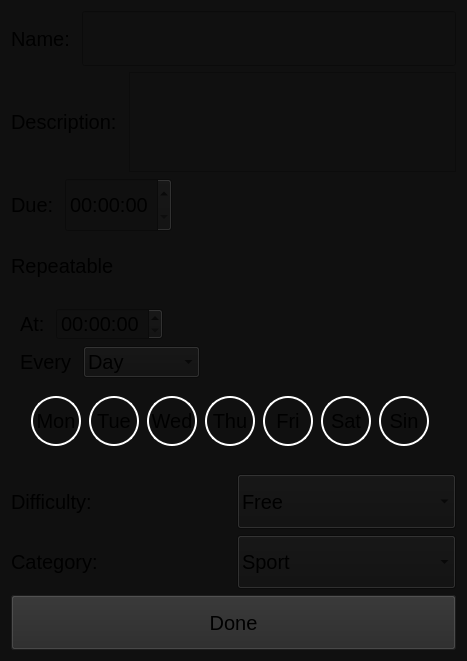
<?xml version="1.0" encoding="UTF-8"?>
<ui version="4.0">
 <class>add_task_popup</class>
 <widget class="QWidget" name="add_task_popup">
  <property name="geometry">
   <rect>
    <x>0</x>
    <y>0</y>
    <width>467</width>
    <height>661</height>
   </rect>
  </property>
  <property name="sizePolicy">
   <sizepolicy hsizetype="Fixed" vsizetype="Preferred">
    <horstretch>0</horstretch>
    <verstretch>0</verstretch>
   </sizepolicy>
  </property>
  <property name="minimumSize">
   <size>
    <width>0</width>
    <height>0</height>
   </size>
  </property>
  <property name="maximumSize">
   <size>
    <width>467</width>
    <height>16000</height>
   </size>
  </property>
  <property name="windowTitle">
   <string>Form</string>
  </property>
  <property name="styleSheet">
   <string notr="true">
background-color: rgb(16,16,16);</string>
  </property>
  <layout class="QVBoxLayout" name="verticalLayout_2" stretch="1,1,1,1,1,1,1,1">
   <item>
    <layout class="QHBoxLayout" name="name_layout">
     <item>
      <widget class="QLabel" name="name_label">
       <property name="sizePolicy">
        <sizepolicy hsizetype="Fixed" vsizetype="Minimum">
         <horstretch>0</horstretch>
         <verstretch>0</verstretch>
        </sizepolicy>
       </property>
       <property name="font">
        <font>
         <pointsize>15</pointsize>
        </font>
       </property>
       <property name="text">
        <string>Name: </string>
       </property>
      </widget>
     </item>
     <item>
      <widget class="QLineEdit" name="name_edit">
       <property name="sizePolicy">
        <sizepolicy hsizetype="Expanding" vsizetype="Minimum">
         <horstretch>0</horstretch>
         <verstretch>0</verstretch>
        </sizepolicy>
       </property>
       <property name="font">
        <font>
         <pointsize>15</pointsize>
        </font>
       </property>
      </widget>
     </item>
    </layout>
   </item>
   <item>
    <layout class="QHBoxLayout" name="description_layout">
     <item>
      <widget class="QLabel" name="description_label">
       <property name="sizePolicy">
        <sizepolicy hsizetype="Preferred" vsizetype="Minimum">
         <horstretch>0</horstretch>
         <verstretch>0</verstretch>
        </sizepolicy>
       </property>
       <property name="font">
        <font>
         <pointsize>15</pointsize>
        </font>
       </property>
       <property name="text">
        <string>Description: </string>
       </property>
      </widget>
     </item>
     <item>
      <widget class="QTextEdit" name="description_edit">
       <property name="sizePolicy">
        <sizepolicy hsizetype="Expanding" vsizetype="Minimum">
         <horstretch>0</horstretch>
         <verstretch>0</verstretch>
        </sizepolicy>
       </property>
       <property name="maximumSize">
        <size>
         <width>16777215</width>
         <height>100</height>
        </size>
       </property>
       <property name="font">
        <font>
         <pointsize>15</pointsize>
        </font>
       </property>
      </widget>
     </item>
    </layout>
   </item>
   <item>
    <layout class="QHBoxLayout" name="due_layout">
     <item>
      <widget class="QLabel" name="due_label">
       <property name="sizePolicy">
        <sizepolicy hsizetype="Preferred" vsizetype="Minimum">
         <horstretch>0</horstretch>
         <verstretch>0</verstretch>
        </sizepolicy>
       </property>
       <property name="font">
        <font>
         <pointsize>15</pointsize>
        </font>
       </property>
       <property name="text">
        <string>Due: </string>
       </property>
      </widget>
     </item>
     <item>
      <widget class="QTimeEdit" name="timeEdit">
       <property name="sizePolicy">
        <sizepolicy hsizetype="Minimum" vsizetype="Minimum">
         <horstretch>0</horstretch>
         <verstretch>0</verstretch>
        </sizepolicy>
       </property>
       <property name="font">
        <font>
         <pointsize>15</pointsize>
        </font>
       </property>
      </widget>
     </item>
     <item>
      <spacer name="horizontalSpacer_3">
       <property name="sizePolicy">
        <sizepolicy hsizetype="Expanding" vsizetype="Minimum">
         <horstretch>0</horstretch>
         <verstretch>0</verstretch>
        </sizepolicy>
       </property>
       <property name="font">
        <font>
         <pointsize>15</pointsize>
        </font>
       </property>
       <property name="orientation">
        <enum>Qt::Orientation::Horizontal</enum>
       </property>
       <property name="sizeHint" stdset="0">
        <size>
         <width>40</width>
         <height>20</height>
        </size>
       </property>
      </spacer>
     </item>
    </layout>
   </item>
   <item>
    <layout class="QHBoxLayout" name="repeatable_layout">
     <item>
      <widget class="QLabel" name="repeatable_label">
       <property name="sizePolicy">
        <sizepolicy hsizetype="Preferred" vsizetype="Minimum">
         <horstretch>0</horstretch>
         <verstretch>0</verstretch>
        </sizepolicy>
       </property>
       <property name="font">
        <font>
         <pointsize>15</pointsize>
        </font>
       </property>
       <property name="text">
        <string>Repeatable</string>
       </property>
      </widget>
     </item>
     <item>
      <widget class="QWidget" name="rep_switch" native="true">
       <property name="sizePolicy">
        <sizepolicy hsizetype="Preferred" vsizetype="Minimum">
         <horstretch>0</horstretch>
         <verstretch>0</verstretch>
        </sizepolicy>
       </property>
       <property name="font">
        <font>
         <pointsize>15</pointsize>
        </font>
       </property>
      </widget>
     </item>
     <item>
      <spacer name="horizontalSpacer_2">
       <property name="sizePolicy">
        <sizepolicy hsizetype="Expanding" vsizetype="Minimum">
         <horstretch>0</horstretch>
         <verstretch>0</verstretch>
        </sizepolicy>
       </property>
       <property name="font">
        <font>
         <pointsize>15</pointsize>
        </font>
       </property>
       <property name="orientation">
        <enum>Qt::Orientation::Horizontal</enum>
       </property>
       <property name="sizeHint" stdset="0">
        <size>
         <width>40</width>
         <height>20</height>
        </size>
       </property>
      </spacer>
     </item>
    </layout>
   </item>
   <item>
    <widget class="QWidget" name="repeatable_widget" native="true">
     <property name="enabled">
      <bool>true</bool>
     </property>
     <property name="sizePolicy">
      <sizepolicy hsizetype="Preferred" vsizetype="Minimum">
       <horstretch>0</horstretch>
       <verstretch>0</verstretch>
      </sizepolicy>
     </property>
     <property name="font">
      <font>
       <pointsize>15</pointsize>
      </font>
     </property>
     <layout class="QVBoxLayout" name="verticalLayout">
      <item>
       <layout class="QHBoxLayout" name="at_layout">
        <item>
         <widget class="QLabel" name="at_layout_2">
          <property name="sizePolicy">
           <sizepolicy hsizetype="Preferred" vsizetype="Minimum">
            <horstretch>0</horstretch>
            <verstretch>0</verstretch>
           </sizepolicy>
          </property>
          <property name="font">
           <font>
            <pointsize>15</pointsize>
           </font>
          </property>
          <property name="text">
           <string>At: </string>
          </property>
         </widget>
        </item>
        <item>
         <widget class="QTimeEdit" name="at_timeedit">
          <property name="sizePolicy">
           <sizepolicy hsizetype="Minimum" vsizetype="Minimum">
            <horstretch>0</horstretch>
            <verstretch>0</verstretch>
           </sizepolicy>
          </property>
          <property name="maximumSize">
           <size>
            <width>200</width>
            <height>16777215</height>
           </size>
          </property>
          <property name="font">
           <font>
            <pointsize>15</pointsize>
           </font>
          </property>
         </widget>
        </item>
        <item>
         <spacer name="horizontalSpacer">
          <property name="sizePolicy">
           <sizepolicy hsizetype="Expanding" vsizetype="Minimum">
            <horstretch>0</horstretch>
            <verstretch>0</verstretch>
           </sizepolicy>
          </property>
          <property name="font">
           <font>
            <pointsize>15</pointsize>
           </font>
          </property>
          <property name="orientation">
           <enum>Qt::Orientation::Horizontal</enum>
          </property>
          <property name="sizeHint" stdset="0">
           <size>
            <width>40</width>
            <height>20</height>
           </size>
          </property>
         </spacer>
        </item>
       </layout>
      </item>
      <item>
       <layout class="QHBoxLayout" name="evety_layout">
        <item>
         <widget class="QLabel" name="every_label">
          <property name="sizePolicy">
           <sizepolicy hsizetype="Preferred" vsizetype="Minimum">
            <horstretch>0</horstretch>
            <verstretch>0</verstretch>
           </sizepolicy>
          </property>
          <property name="maximumSize">
           <size>
            <width>200</width>
            <height>16777215</height>
           </size>
          </property>
          <property name="font">
           <font>
            <pointsize>15</pointsize>
           </font>
          </property>
          <property name="text">
           <string>Every </string>
          </property>
         </widget>
        </item>
        <item>
         <widget class="QComboBox" name="every_box">
          <property name="sizePolicy">
           <sizepolicy hsizetype="Preferred" vsizetype="Minimum">
            <horstretch>0</horstretch>
            <verstretch>0</verstretch>
           </sizepolicy>
          </property>
          <property name="maximumSize">
           <size>
            <width>16777215</width>
            <height>16777215</height>
           </size>
          </property>
          <property name="font">
           <font>
            <pointsize>15</pointsize>
           </font>
          </property>
          <item>
           <property name="text">
            <string>Day</string>
           </property>
          </item>
          <item>
           <property name="text">
            <string>Few Days</string>
           </property>
          </item>
          <item>
           <property name="text">
            <string>Week</string>
           </property>
          </item>
          <item>
           <property name="text">
            <string>Mounth</string>
           </property>
          </item>
          <item>
           <property name="text">
            <string>Year</string>
           </property>
          </item>
         </widget>
        </item>
        <item>
         <spacer name="horizontalSpacer_4">
          <property name="sizePolicy">
           <sizepolicy hsizetype="Expanding" vsizetype="Minimum">
            <horstretch>0</horstretch>
            <verstretch>0</verstretch>
           </sizepolicy>
          </property>
          <property name="font">
           <font>
            <pointsize>15</pointsize>
           </font>
          </property>
          <property name="orientation">
           <enum>Qt::Orientation::Horizontal</enum>
          </property>
          <property name="sizeHint" stdset="0">
           <size>
            <width>40</width>
            <height>20</height>
           </size>
          </property>
         </spacer>
        </item>
       </layout>
      </item>
      <item>
       <widget class="QStackedWidget" name="every_stack">
        <property name="sizePolicy">
         <sizepolicy hsizetype="Preferred" vsizetype="Minimum">
          <horstretch>0</horstretch>
          <verstretch>0</verstretch>
         </sizepolicy>
        </property>
        <property name="minimumSize">
         <size>
          <width>0</width>
          <height>75</height>
         </size>
        </property>
        <property name="maximumSize">
         <size>
          <width>16777215</width>
          <height>16777215</height>
         </size>
        </property>
        <property name="font">
         <font>
          <pointsize>15</pointsize>
         </font>
        </property>
        <property name="styleSheet">
         <string notr="true">QPushButton{
background-color: rgba(255, 255, 255, 0);
border: 2px solid white;
border-radius: 25px;
}</string>
        </property>
        <property name="currentIndex">
         <number>2</number>
        </property>
        <widget class="QWidget" name="day">
         <property name="minimumSize">
          <size>
           <width>1</width>
           <height>0</height>
          </size>
         </property>
         <property name="maximumSize">
          <size>
           <width>16777215</width>
           <height>1</height>
          </size>
         </property>
         <layout class="QHBoxLayout" name="horizontalLayout_3"/>
        </widget>
        <widget class="QWidget" name="few_days">
         <layout class="QHBoxLayout" name="horizontalLayout_2">
          <item>
           <widget class="QLabel" name="few_days_label">
            <property name="sizePolicy">
             <sizepolicy hsizetype="Preferred" vsizetype="Minimum">
              <horstretch>0</horstretch>
              <verstretch>0</verstretch>
             </sizepolicy>
            </property>
            <property name="font">
             <font>
              <pointsize>15</pointsize>
             </font>
            </property>
            <property name="text">
             <string>How many days? </string>
            </property>
           </widget>
          </item>
          <item>
           <widget class="QLineEdit" name="few_days_edit">
            <property name="sizePolicy">
             <sizepolicy hsizetype="Expanding" vsizetype="Minimum">
              <horstretch>0</horstretch>
              <verstretch>0</verstretch>
             </sizepolicy>
            </property>
            <property name="font">
             <font>
              <pointsize>15</pointsize>
             </font>
            </property>
           </widget>
          </item>
         </layout>
        </widget>
        <widget class="QWidget" name="week">
         <layout class="QHBoxLayout" name="horizontalLayout_5">
          <item>
           <widget class="QPushButton" name="mon">
            <property name="sizePolicy">
             <sizepolicy hsizetype="Preferred" vsizetype="Fixed">
              <horstretch>0</horstretch>
              <verstretch>0</verstretch>
             </sizepolicy>
            </property>
            <property name="maximumSize">
             <size>
              <width>50</width>
              <height>50</height>
             </size>
            </property>
            <property name="font">
             <font>
              <pointsize>15</pointsize>
             </font>
            </property>
            <property name="text">
             <string>Mon</string>
            </property>
           </widget>
          </item>
          <item>
           <widget class="QPushButton" name="tue">
            <property name="sizePolicy">
             <sizepolicy hsizetype="Preferred" vsizetype="Fixed">
              <horstretch>0</horstretch>
              <verstretch>0</verstretch>
             </sizepolicy>
            </property>
            <property name="maximumSize">
             <size>
              <width>50</width>
              <height>50</height>
             </size>
            </property>
            <property name="font">
             <font>
              <pointsize>15</pointsize>
             </font>
            </property>
            <property name="text">
             <string>Tue</string>
            </property>
           </widget>
          </item>
          <item>
           <widget class="QPushButton" name="wed">
            <property name="sizePolicy">
             <sizepolicy hsizetype="Preferred" vsizetype="Fixed">
              <horstretch>0</horstretch>
              <verstretch>0</verstretch>
             </sizepolicy>
            </property>
            <property name="maximumSize">
             <size>
              <width>50</width>
              <height>50</height>
             </size>
            </property>
            <property name="font">
             <font>
              <pointsize>15</pointsize>
             </font>
            </property>
            <property name="text">
             <string>Wed</string>
            </property>
           </widget>
          </item>
          <item>
           <widget class="QPushButton" name="thu">
            <property name="sizePolicy">
             <sizepolicy hsizetype="Preferred" vsizetype="Fixed">
              <horstretch>0</horstretch>
              <verstretch>0</verstretch>
             </sizepolicy>
            </property>
            <property name="maximumSize">
             <size>
              <width>50</width>
              <height>50</height>
             </size>
            </property>
            <property name="font">
             <font>
              <pointsize>15</pointsize>
             </font>
            </property>
            <property name="text">
             <string>Thu</string>
            </property>
           </widget>
          </item>
          <item>
           <widget class="QPushButton" name="fri">
            <property name="sizePolicy">
             <sizepolicy hsizetype="Preferred" vsizetype="Fixed">
              <horstretch>0</horstretch>
              <verstretch>0</verstretch>
             </sizepolicy>
            </property>
            <property name="maximumSize">
             <size>
              <width>50</width>
              <height>50</height>
             </size>
            </property>
            <property name="font">
             <font>
              <pointsize>15</pointsize>
             </font>
            </property>
            <property name="text">
             <string>Fri</string>
            </property>
           </widget>
          </item>
          <item>
           <widget class="QPushButton" name="sat">
            <property name="sizePolicy">
             <sizepolicy hsizetype="Preferred" vsizetype="Fixed">
              <horstretch>0</horstretch>
              <verstretch>0</verstretch>
             </sizepolicy>
            </property>
            <property name="maximumSize">
             <size>
              <width>50</width>
              <height>50</height>
             </size>
            </property>
            <property name="font">
             <font>
              <pointsize>15</pointsize>
             </font>
            </property>
            <property name="text">
             <string>Sat</string>
            </property>
           </widget>
          </item>
          <item>
           <widget class="QPushButton" name="sun">
            <property name="sizePolicy">
             <sizepolicy hsizetype="Preferred" vsizetype="Fixed">
              <horstretch>1</horstretch>
              <verstretch>0</verstretch>
             </sizepolicy>
            </property>
            <property name="maximumSize">
             <size>
              <width>50</width>
              <height>50</height>
             </size>
            </property>
            <property name="font">
             <font>
              <pointsize>15</pointsize>
             </font>
            </property>
            <property name="styleSheet">
             <string notr="true">background-color: rgba(255, 255, 255, 0);
border: 2px solid white;
border-radius: 25px;</string>
            </property>
            <property name="text">
             <string>Sin</string>
            </property>
           </widget>
          </item>
         </layout>
        </widget>
        <widget class="QWidget" name="mounth">
         <layout class="QHBoxLayout" name="horizontalLayout_4">
          <item>
           <widget class="QLineEdit" name="day_edit_2"/>
          </item>
         </layout>
        </widget>
        <widget class="QWidget" name="year">
         <widget class="QComboBox" name="mounth_edit">
          <property name="geometry">
           <rect>
            <x>220</x>
            <y>10</y>
            <width>136</width>
            <height>51</height>
           </rect>
          </property>
          <property name="maximumSize">
           <size>
            <width>200</width>
            <height>16777215</height>
           </size>
          </property>
          <property name="font">
           <font>
            <pointsize>20</pointsize>
           </font>
          </property>
         </widget>
         <widget class="QLineEdit" name="day_edit">
          <property name="geometry">
           <rect>
            <x>10</x>
            <y>10</y>
            <width>200</width>
            <height>51</height>
           </rect>
          </property>
          <property name="maximumSize">
           <size>
            <width>200</width>
            <height>16777215</height>
           </size>
          </property>
          <property name="font">
           <font>
            <pointsize>20</pointsize>
           </font>
          </property>
         </widget>
        </widget>
       </widget>
      </item>
     </layout>
    </widget>
   </item>
   <item>
    <layout class="QHBoxLayout" name="diff_layout">
     <item>
      <widget class="QLabel" name="diff_label">
       <property name="sizePolicy">
        <sizepolicy hsizetype="Preferred" vsizetype="Minimum">
         <horstretch>0</horstretch>
         <verstretch>0</verstretch>
        </sizepolicy>
       </property>
       <property name="font">
        <font>
         <pointsize>15</pointsize>
        </font>
       </property>
       <property name="text">
        <string>Difficulty: </string>
       </property>
      </widget>
     </item>
     <item>
      <widget class="QComboBox" name="diff_box">
       <property name="sizePolicy">
        <sizepolicy hsizetype="Preferred" vsizetype="Minimum">
         <horstretch>0</horstretch>
         <verstretch>0</verstretch>
        </sizepolicy>
       </property>
       <property name="font">
        <font>
         <pointsize>15</pointsize>
        </font>
       </property>
       <item>
        <property name="text">
         <string>Free</string>
        </property>
       </item>
       <item>
        <property name="text">
         <string>Easy</string>
        </property>
       </item>
       <item>
        <property name="text">
         <string>Medium</string>
        </property>
       </item>
       <item>
        <property name="text">
         <string>hard</string>
        </property>
       </item>
      </widget>
     </item>
    </layout>
   </item>
   <item>
    <layout class="QHBoxLayout" name="horizontalLayout">
     <item>
      <widget class="QLabel" name="categ_label">
       <property name="sizePolicy">
        <sizepolicy hsizetype="Preferred" vsizetype="Minimum">
         <horstretch>0</horstretch>
         <verstretch>0</verstretch>
        </sizepolicy>
       </property>
       <property name="font">
        <font>
         <pointsize>15</pointsize>
        </font>
       </property>
       <property name="text">
        <string>Category: </string>
       </property>
      </widget>
     </item>
     <item>
      <widget class="QComboBox" name="difficulty_combobox">
       <property name="sizePolicy">
        <sizepolicy hsizetype="Preferred" vsizetype="Minimum">
         <horstretch>0</horstretch>
         <verstretch>0</verstretch>
        </sizepolicy>
       </property>
       <property name="font">
        <font>
         <pointsize>15</pointsize>
        </font>
       </property>
       <item>
        <property name="text">
         <string>Sport</string>
        </property>
       </item>
       <item>
        <property name="text">
         <string>Education</string>
        </property>
       </item>
       <item>
        <property name="text">
         <string>Social</string>
        </property>
       </item>
       <item>
        <property name="text">
         <string>Chores</string>
        </property>
       </item>
       <item>
        <property name="text">
         <string>Meal</string>
        </property>
       </item>
       <item>
        <property name="text">
         <string>Higyene</string>
        </property>
       </item>
       <item>
        <property name="text">
         <string>Job</string>
        </property>
       </item>
       <item>
        <property name="text">
         <string>Mental</string>
        </property>
       </item>
       <item>
        <property name="text">
         <string>Rest</string>
        </property>
       </item>
       <item>
        <property name="text">
         <string>Other</string>
        </property>
       </item>
      </widget>
     </item>
    </layout>
   </item>
   <item>
    <widget class="QPushButton" name="submit_button">
     <property name="sizePolicy">
      <sizepolicy hsizetype="Minimum" vsizetype="Minimum">
       <horstretch>0</horstretch>
       <verstretch>0</verstretch>
      </sizepolicy>
     </property>
     <property name="font">
      <font>
       <pointsize>15</pointsize>
      </font>
     </property>
     <property name="styleSheet">
      <string notr="true">
background-color: rgb(40,40,40);</string>
     </property>
     <property name="text">
      <string>Done</string>
     </property>
    </widget>
   </item>
  </layout>
 </widget>
 <resources/>
 <connections/>
</ui>
